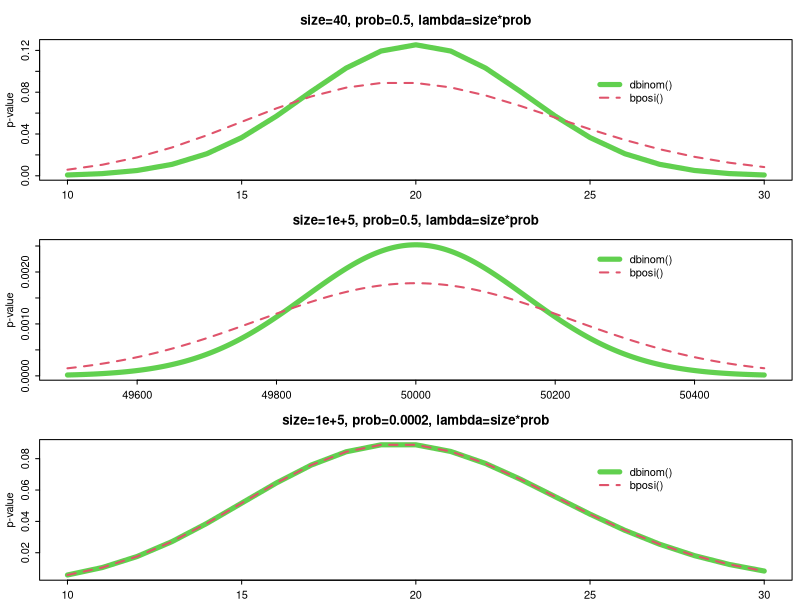
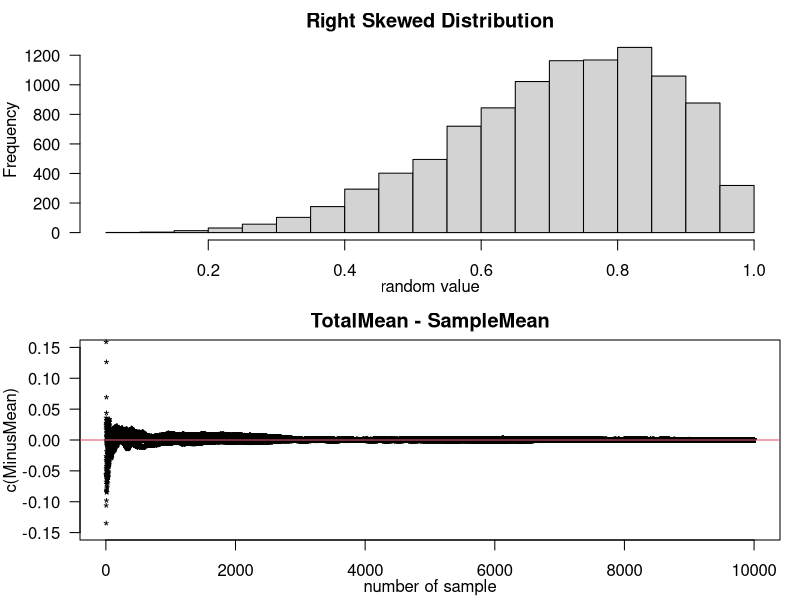
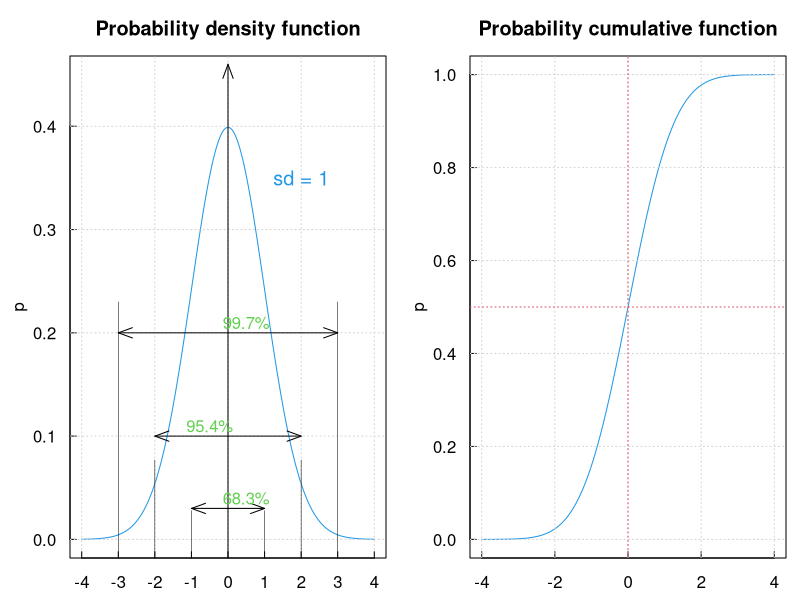
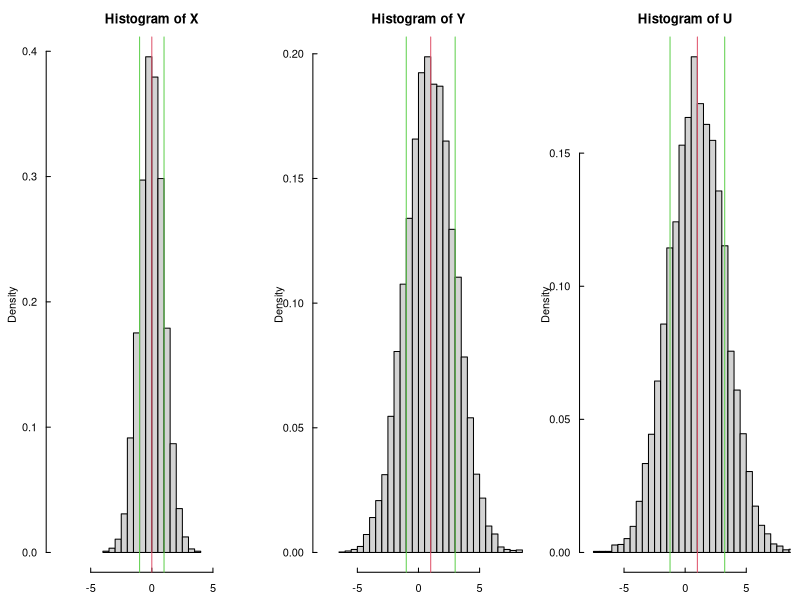
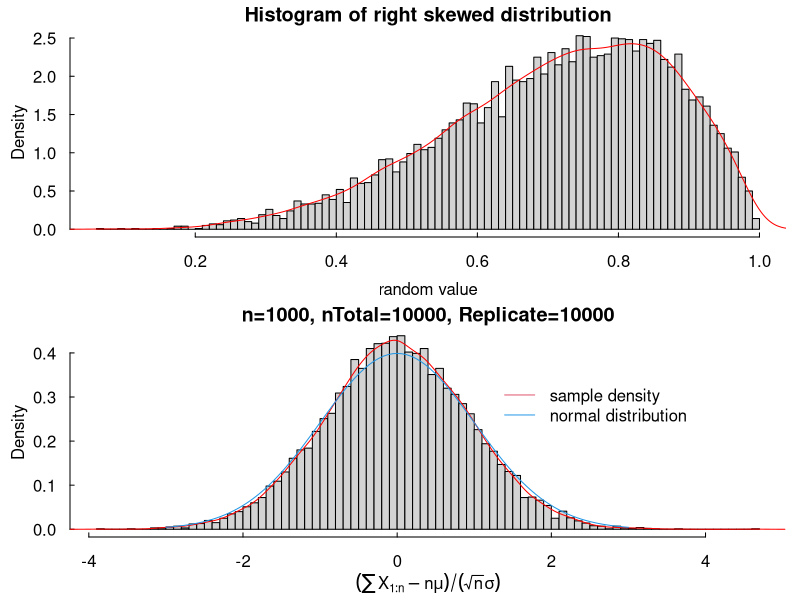
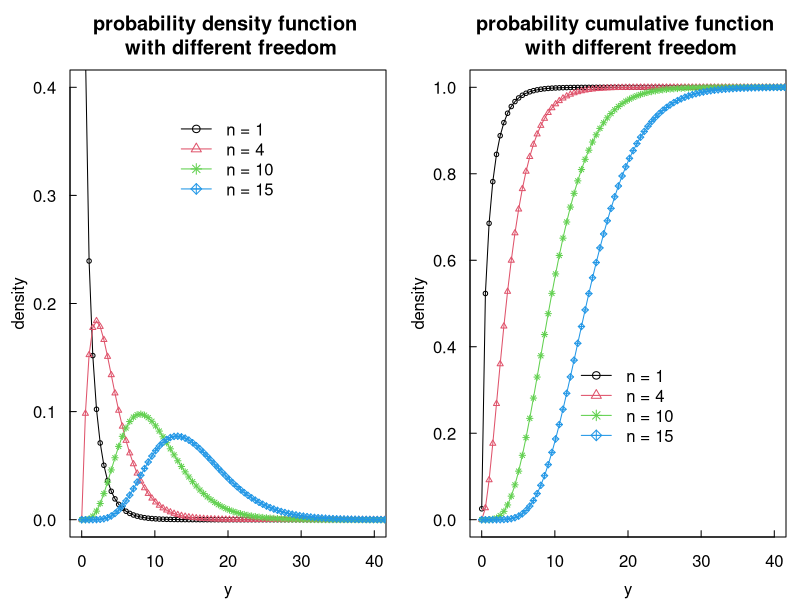
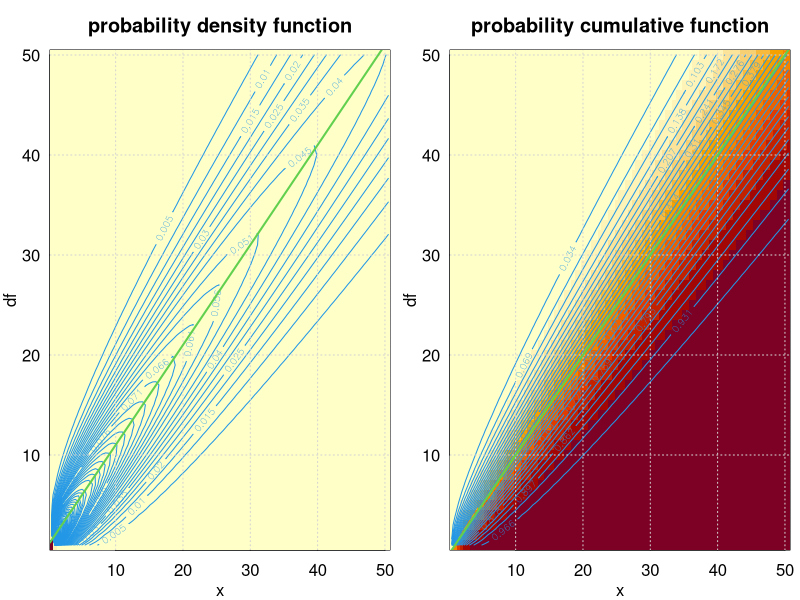
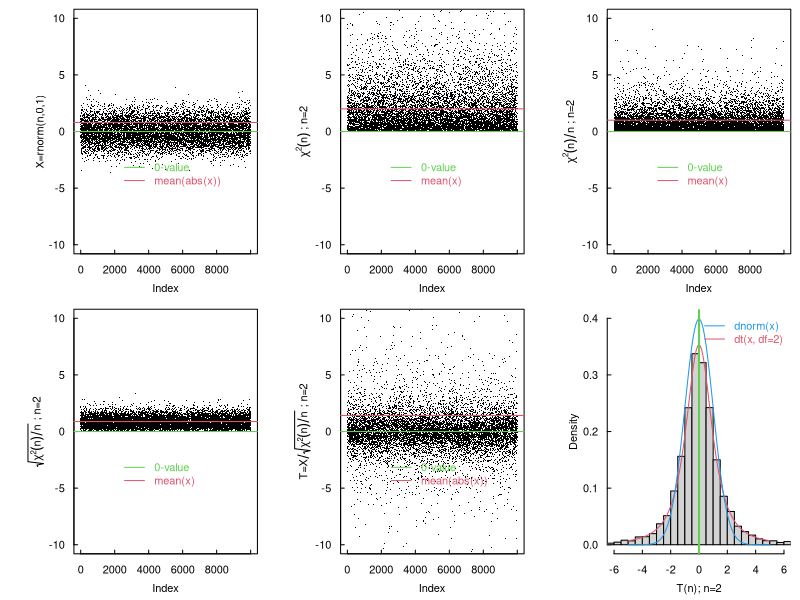

The R script that drew these images, in order:
## ---- chunk 1
require(knitr)
opts_chunk$set(cache=F)
## ---- chunk 2
rbinom(n=10, size=1, prob=0.5)  # 二点分布(Bernoulli分布)
rbinom(n=10, size=100, prob=0.5)# 二项分布(100重bernoulli分布)
## ---- chunk 3
layout(matrix(1:3,nrow=3))
par(mex=0.6,mar=c(2.5,5,5,1))

from=10
to=30
plot(x=from:to, y=dbinom(from:to, size = 40, prob=0.5), type='l',lty=1, lwd=5, col=3, xlab='', ylab='p-value', main='size=40, prob=0.5, lambda=size*prob')
points(x=from:to, y=dpois(from:to, lambda=40 * 0.5), type='l',lty=2, lwd=2, col=2)
legend(x=25,y=0.10,legend=c('dbinom()','bposi()'),lty=c(1,2), lwd=c(5,2), col=c(3,2), bty='n')

from=49500
to=50500
plot(x=from:to, y=dbinom(from:to, size = 1e+5, prob=0.5), type='l', lty=1, lwd=5, col=3, xlab='', ylab='p-value', main='size=1e+5, prob=0.5, lambda=size*prob')
points(x=from:to, y=dpois(from:to, lambda=1e+5 * 0.5), type='l',lty=2, lwd=2, col=2)
legend(x=50250,y=0.0025,legend=c('dbinom()','bposi()'),lty=c(1,2), lwd=c(5,2), col=c(3,2), bty='n')

from=10
to=30
plot(x=from:to, y=dbinom(from:to, size = 1e+5, prob=0.0002), type='l', lty=1, lwd=5, col=3, xlab='', ylab='p-value', main='size=1e+5, prob=0.0002, lambda=size*prob')
points(x=from:to, y=dpois(from:to, lambda=1e+5 * 0.0002), type='l', lty=2, lwd=2, col=2)
legend(x=25,y=0.08,legend=c('dbinom()','bposi()'),lty=c(1,2), lwd=c(5,2), col=c(3,2), bty='n')
## ---- chunk 4
nn=10000
i=1:nn
rR <- rbeta(nn,5,2)
MinusMean <- replicate(n=5,mean(rR)- cumsum(sample(x=rR))/i)
layout(matrix(1:2,nrow=2))
par(mar=c(3,4,2,1),las=1)
hist(rR, xlab='',main='Right Skewed Distribution')
title(xlab="random value", line= 1.8)

plot(rep(i,times=5), c(MinusMean) ,pch='*', ylim=c(-0.15, 0.15),main="TotalMean - SampleMean",xlab='')
title(xlab="number of sample", line= 1.8)
abline(h=0, col=2)

## ---- chunk 5
sd=1
nx <- -400:400/100
dx <- dnorm(x = nx, mean = 0, sd = sd)
## 
layout(mat=matrix(1:2,nrow = 1,ncol = 2))
par(tck=0.02,las=1,mar=c(3,5,4,1),mex=0.7)
plot(nx, dx, type='l', xlab='r',ylab='p',xaxt='n',col=4,ylim=c(0,0.45), main='Probability density function')
grid()
rug(x=c(-3,3),ticksize=0.51,side=1 )
rug(x=c(-2,2),ticksize=0.31,side=1 )
rug(x=c(-1,1),ticksize=0.15,side=1 )
axis(side=1,at=-4:4,labels=-4:4)
arrows(x0=c(-3:0), y0=c(0.2,0.1,0.03,-0.1),
       x1=c(3:0), y1=c(0.2,0.1,0.03,0.46), length=0.15,
       angle= 20, code=3 )
text(x=c(0.5,-0.5,0.5),y=c(0.21,0.11,0.04),
     labels = c('99.7%','95.4%','68.3%'),col=3)
text(2, 0.35, 'sd = 1',cex=1.2,col=4)
## 
px <- pnorm( nx, mean = 0, sd = sd)
plot(nx, px, type='l', xlab='r',ylab='p',col=4,ylim=c(0,1), main='Probability cumulative function')
grid()
abline(v=0, h=0.5, lty=3,col=2)

## ---- chunk 6
layout(mat=matrix(1:3,nrow = 1))
par(tck=0.02,las=1,mar=c(3,5,4,1),mex=0.7)
X <- rnorm(n = 10000, mean = 0, sd = 1)
Y <- rnorm(n = 10000, mean = 1, sd = 2)
U <- X + Y
hist(X, breaks=20, probability = T, xlim=c(-8,8))
abline(v=c(-1,0,1), col=c(3,2,3))
hist(Y, breaks=50, probability = T, xlim=c(-8,8))
abline(v=c(1-2,1,1+2), col=c(3,2,3))
hist(U, breaks=50, probability = T, xlim=c(-8,8))
abline(v=c(1-2.236,1,1+2.236), col=c(3,2,3))
## 
## ---- chunk 7
nn=10000
i=1:nn
rR <- rbeta(nn,5,2)
TotalMean=mean(rR)
TotalVar =var(rR)
YnFunc<-function(n.s){(sum(sample(x=rR)[1:n.s]) - n.s*TotalMean)/sqrt(n.s*TotalVar)}

layout(matrix(1:2,nrow=2))
par(mar=c(4.5,5,2,1),las=1,mex=0.7)
hist(rR,breaks = 100,probability=T,main='Histogram of right skewed distribution', xlab="random value")
lines(density(rR), col="red")

repYn <- replicate(n=10000, YnFunc(n.s=1000))
hist(repYn,breaks = 100, probability=T, main='n=1000, nTotal=10000, Replicate=10000', xlab=expression((sum(X[1:n])- n * mu)/(sqrt(n) * sigma)))
lines(density(repYn), col="red")
plot(function(x){exp(-x^2/2)/sqrt(2*pi)},-3,3,add=T,col=4)
legend(1.2,0.35,c( 'sample density', 'normal distribution'),col=c(2,4),bty='n',lty=1)
## ---- chunk 8

#
layout(matrix(1:2,nrow=1),widths = c(4,4) )
par(mar=c(4.5,5,5,1),las=1,mex=0.7)
X <- seq(0.001,50,length=100)
plot(x=X, y=dchisq(x=X, df=1),cex=0.6, type='o',xlab='y',ylab='density', xlim=c(0, 40), ylim=c(0, 0.4), main='probability density function \n with different freedom')
points(x=X, y=dchisq(x=X, df=4),cex=0.6,  type='o',col=2,pch=2)
points(x=X, y=dchisq(x=X, df=10), cex=0.6, type='o',col=3,pch=8)
points(x=X, y=dchisq(x=X, df=15), cex=0.6, type='o',col=4,pch=9)
legend(13, 0.38, c('n = 1', 'n = 4', 'n = 10', 'n = 15'), pch=c(1,2,8,9), bty='n', col=c(1,2,3,4),lty=1)
#
plot(x=X, y=pchisq(q=X, df=1), cex=0.6, type='o',xlab='y',ylab='density', xlim=c(0, 40), ylim=c(0,1), main='probability cumulative function \n with different freedom')
points(x=X, y=pchisq(q=X, df=4), cex=0.6, type='o',col=2,pch=2)
points(x=X, y=pchisq(q=X, df=10), cex=0.6, type='o',col=3,pch=8)
points(x=X, y=pchisq(q=X, df=15), cex=0.6, type='o',col=4,pch=9)
legend(13, 0.38, c('n = 1', 'n = 4', 'n = 10', 'n = 15'), pch=c(1,2,8,9), bty='n', col=c(1,2,3,4),lty=1)
## ---- chunk 9
layout(matrix(1:2, nrow=1), widths = c(4,4) )  
par(mar=c(5,5,5,1), mex=0.5)
dat <- outer(X=seq(from=0.01,to=50,length=101), Y=1:50,
                          function(X,Y)dchisq(x=X,df=Y))
image(x=(0:100+1)/2, y=1:50, z=dat, xlab='x', ylab='df',main='probability density function')
contour(x=(0:100+1)/2, y=1:50, z=dat, 
       levels=round(seq(0, 0.5, length=100), 3),
        add=TRUE, col=4)
grid()
abline(a= 1, b=1, col=3, lwd=2)
#
dat <- outer(X=seq(from=0.01,to=50,length=101), Y=1:50,
                          function(X,Y)pchisq(q=X,df=Y))
image(x=(0:100+1)/2, y=1:50, z=dat,xlab='x',ylab='df',main='probability cumulative function')
contour(x=(0:100+1)/2, y=1:50, z=dat, 
       levels=round(seq(0, 1, length=30),3),
        add=TRUE, col=4)
grid()
abline(a=0, b=1, col=3, lwd=2)
## ---- chunk 10
layout(matrix(1:6,nrow=2, byrow=T),widths = c(1,1,1) )
par(mar=c(5,8,1,1), mex=0.7)
df2=2
rnorm0 <- rnorm(n=10000)
rX2.df2 <- rchisq(n=10000,df=df2)
plot(rnorm0, ylim=c(-10, 10),pch='.',
     ylab= 'X=rnorm(n,0,1)') 
abline(h=c(0, mean(abs(rnorm0))), col=c(3,2))
legend(x=2000, y=-2, c('0-value','mean(abs(x))'),col=c(3,2),lty=1,bty='n',text.col=c(3,2))
plot(rX2.df2, ylim=c(-10, 10),pch='.',
     ylab= expression(chi^2*(n)*' ; n=2'))
abline(h=c(0,2), col=c(3,2))
legend(x=2000, y=-2, c('0-value','mean(x)'),col=c(3,2),lty=1,bty='n',text.col=c(3,2))
plot(rX2.df2/df2, ylim=c(-10, 10),pch='.',
     ylab= expression(chi^2*(n)/n*' ; n=2')) 
abline(h=c(0,1), col=c(3,2))
legend(x=2000, y=-2, c('0-value','mean(x)'),col=c(3,2),lty=1,bty='n',text.col=c(3,2))
plot(sqrt(rX2.df2/df2), ylim=c(-10, 10),pch='.',
     ylab= expression(sqrt(chi^2*(n)/n)*' ; n=2')) 
abline(h=c(0,mean(sqrt(rX2.df2/df2))), col=c(3,2))
legend(x=2000, y=-2, c('0-value','mean(x)'),col=c(3,2),lty=1,bty='n',text.col=c(3,2))
plot(rnorm0/sqrt(rX2.df2/df2), ylim=c(-10, 10),pch='.',
     ylab= expression('T=' * X/sqrt(chi^2*(n)/n)*' ; n=2')) 
abline(h=c(0,mean(abs(rnorm0/sqrt(rX2.df2/df2)))), col=c(3,2))
legend(x=2000, y=-2, c('0-value','mean(abs(x))'),col=c(3,2),lty=1,bty='n',text.col=c(3,2))
hist(rnorm0/sqrt(rX2.df2/df2), probability = T,ylim=c(0,0.4),main='',breaks = 500,xlim=c(-6,6),xlab='T(n); n=2')
curve(dt(x,df=df2),-5,5,add=T,col=2)
curve(dnorm(x),-5,5,add=T,col=4)
legend(x=-0.3, y=0.41, c('dnorm(x)','dt(x, df=2)'), lty=1,col=c(4,2), bty='n', text.col=c(4,2) )
abline(v=0,col=3,lwd=2)
## ---- chunk 11
#
layout(matrix(1:2,nrow=1),widths = c(4,4) )
par(mar=c(5,5,5,1), mex=0.5)
X <- seq(-5,5,length=50)
plot(x=X, y=dt(x=X, df=1), type='o', cex=0.7,xlab='T-value',ylab='density', xlim=c(-5, 5), ylim=c(0, 0.4), main='probability density function \n with different freedom')
points(x=X, y=dt(x=X, df=2), type='o', cex=0.7,col=2,pch=2)
points(x=X, y=dt(x=X, df=5), type='o', cex=0.7,col=3,pch=8)
points(x=X, y=dt(x=X, df=25), type='o', cex=0.7,col=4,pch=0)
points(x=X,y=dnorm(x=X),type='l',col=5, lwd=2)
legend(1.5, 0.38, c('n = 1', 'n = 2', 'n = 5', 'n = 25','dnorm()'), pch=c(1,2,8,0,20), bty='n', col=c(1,2,3,4,5), lty=1)
#
plot(x=X, y=pt(q=X, df=1), type='o', cex=0.7,xlab='T-value',ylab='density', xlim=c(-5, 5), ylim=c(0,1), main='probability cumulative function \n with different freedom')
points(x=X, y=pt(q=X, df=2), type='o', cex=0.7,col=2,pch=2)
points(x=X, y=pt(q=X, df=5), type='o', cex=0.7,col=3,pch=8)
points(x=X, y=pt(q=X, df=25), type='o', cex=0.7,col=4,pch=0)
points(x=X, y=pnorm(q=X), type='l', col=5, lwd=2)
legend(1.5, 0.7, c('n = 1', 'n = 2', 'n = 5', 'n = 25', 'dnorm()'), pch=c(1,2,8,0,20), bty='n', col=c(1,2,3,4,5), lty=1)
## ---- chunk 12
layout(matrix(1:2, nrow=1), widths = c(4,4) )  
par(mar=c(5,5,5,1), mex=0.5)
X <- seq(from=-5,to=5,length=51)
dat <- outer(X=X, Y=1:50, function(X,Y)dt(x=X,df=Y))
image(x=X, y=1:50, z=dat, xlab='T-value', ylab='df',main='probability density function')
contour(x=X, y=1:50, z=dat, 
       levels=round(seq(0, 1, length=50), 3),
        add=TRUE, col=4)
grid()
abline(v=0, col=1, lwd=3)
#
dat <- outer(X=X, Y=1:50, function(X,Y)pt(q=X,df=Y))
image(x=X, y=1:50, z=dat,xlab='T-value',ylab='df',main='probability cumulative function')
contour(x=X, y=1:50, z=dat, 
       levels=round(seq(0, 1, length=20),3),
        add=TRUE, col=4)
grid()
abline(v=0, col=1, lwd=3)
## ---- chunk 13
layout(matrix(1:4,nrow=2, byrow=T),widths = c(1,1,1) )
par(mar=c(5,5,1,1), mex=0.5)
curve(df(x, df1=3 , df2=20), 0, 5, col=1,  main=(''), 
      xlab='x', ylab='probability density', 
      xlim=c(0,4), ylim=c(0, 1.5))
curve(df(x, df1=6 , df2=20), 0, 5, col=2, add=T) 
curve(df(x, df1=15, df2=20), 0, 5, col=3, add=T) 
curve(df(x, df1=40, df2=20), 0, 5, col=4, add=T) 
curve(df(x, df1=100, df2=20), 0, 5, col=5, add=T) 
curve(df(x, df1=200, df2=200), 0, 5, col=1, lwd=2, add=T) 
legend(x=1.8, y=1.4, 
       c('df1=3, df2=20','df1=6, df2=20',
        'df1=15, df2=20','df1=40, df2=20',
        'df1=100, df2=20', 'df1=200, df2=200'), 
       lwd=c(1,1,1,1,1,2), col=c(1,2,3,4,5), 
      bty='n', text.col=c(1,2,3,4,5) )
#
curve(df(x, df1=20 , df2=3), 0, 5, col=1, main=(''), 
       xlab='x', ylab='probability density', 
     xlim=c(0,4), ylim=c(0, 1.5)) 
curve(df(x, df1=20 , df2=6), 0, 5, col=2, add=T) 
curve(df(x, df1=20, df2=15), 0, 5, col=3, add=T) 
curve(df(x, df1=20, df2=40), 0, 5, col=4, add=T) 
curve(df(x, df1=20, df2=100), 0, 5, col=5, add=T) 
curve(df(x, df1=200, df2=200), 0, 5, col=1, lwd=2, add=T) 
legend(x=1.8, y=1.4,
       c('df1=20, df2=3','df1=20, df2=6',
        'df1=20, df2=15','df1=20, df2=40',
        'df1=20, df2=100', 'df1=200, df2=200'), 
       lwd=c(1,1,1,1,1,2), col=c(1,2,3,4,5), 
       bty='n', text.col=c(1,2,3,4,5) )
### ### ### ### ### ### ### ### ### ### ### ### ###
curve(pf(q=x, df1=3 , df2=20), 0, 5, col=1, main=(''), 
      xlab='x', ylab='probability cumulative',
      xlim=c(0,4), ylim=c(0, 1))
curve(pf(q=x, df1=6 , df2=20), 0, 5, col=2, add=T) 
curve(pf(q=x, df1=15, df2=20), 0, 5, col=3, add=T) 
curve(pf(q=x, df1=40, df2=20), 0, 5, col=4, add=T) 
curve(pf(q=x, df1=100, df2=20), 0, 5, col=5, add=T) 
curve(pf(q=x, df1=200, df2=200), 0, 5, col=1, lwd=2, add=T) 
legend(x=1.8, y=0.8, 
       c('df1=3, df2=20','df1=6, df2=20',
         'df1=15, df2=20','df1=40, df2=20',
         'df1=100, df2=20', 'df1=200, df2=200'), 
       lwd=c(1,1,1,1,1,2), col=c(1,2,3,4,5), 
       bty='n', text.col=c(1,2,3,4,5) )
# 
curve(pf(q=x, df1=20 , df2=3), 0, 5, col=1, main=(''), 
      xlab='x', ylab='probability cumulative', 
      xlim=c(0,4), ylim=c(0, 1)) 
curve(pf(q=x, df1=20 , df2=6), 0, 5, col=2, add=T) 
curve(pf(q=x, df1=20, df2=15), 0, 5, col=3, add=T) 
curve(pf(q=x, df1=20, df2=40), 0, 5, col=4, add=T) 
curve(pf(q=x, df1=20, df2=100), 0, 5, col=5, add=T) 
curve(pf(q=x, df1=200, df2=200), 0, 5, col=1, lwd=2, add=T) 
legend(x=1.8, y=0.8, 
       c('df1=20, df2=3','df1=20, df2=6',
        'df1=20, df2=15','df1=20, df2=40',
        'df1=20, df2=100', 'df1=200, df2=200'), 
      lwd=c(1,1,1,1,1,2), col=c(1,2,3,4,5), 
      bty='n', text.col=c(1,2,3,4,5) )
## ---- chunk 14
set.seed(1)
y <- rnorm(n = 1000, mean = 0, sd = 1)
mean(y)
nlm(f = function(mu){sum((y-mu)^2)}, p = 1)
## ---- chunk 15
set.seed(1)
y <- rnorm(n = 1000, mean = 0, sd = 1)
mean(y)
(mu = sum(y)/length(y))
## ---- chunk 16
set.seed(1)
y <- rnorm(n = 1000, mean = 0, sd = 1)
mean(y)
nlm(f = function(mu){-sum(dnorm(x=y, mean=mu, sd=1, log=T))}, p = 1)
## ---- chunk 17
set.seed(1)
Xi <- runif(n=1000,min=-1,max=1)
sigma <- rnorm(1000)
Yi <- 20 + 3*Xi + sigma ##
Sxy <- sum( (Xi-mean(Xi)) * (Yi-mean(Yi)) )
Sxx <- sum( (Xi-mean(Xi))^2 )
Syy <- sum( (Yi-mean(Yi))^2 )
( R2.pearson <- Sxy^2 / (Sxx * Syy) )
coef <- lm(Yi~Xi)$coefficients
SSr <- sum( (coef[2] *Xi)^2 )
SSt <- sum( (Yi- coef[1])^2 )
( R2.regression <- SSr / SSt )
